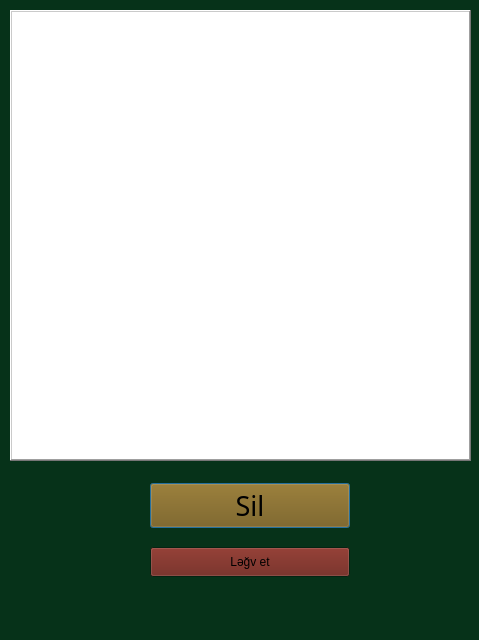
<?xml version="1.0" encoding="UTF-8"?>
<ui version="4.0">
 <class>DialogGlr</class>
 <widget class="QDialog" name="DialogGlr">
  <property name="geometry">
   <rect>
    <x>0</x>
    <y>0</y>
    <width>479</width>
    <height>640</height>
   </rect>
  </property>
  <property name="palette">
   <palette>
    <active>
     <colorrole role="Window">
      <brush brushstyle="SolidPattern">
       <color alpha="255">
        <red>6</red>
        <green>50</green>
        <blue>25</blue>
       </color>
      </brush>
     </colorrole>
    </active>
    <inactive>
     <colorrole role="Window">
      <brush brushstyle="SolidPattern">
       <color alpha="255">
        <red>6</red>
        <green>50</green>
        <blue>25</blue>
       </color>
      </brush>
     </colorrole>
    </inactive>
    <disabled>
     <colorrole role="Base">
      <brush brushstyle="SolidPattern">
       <color alpha="255">
        <red>6</red>
        <green>50</green>
        <blue>25</blue>
       </color>
      </brush>
     </colorrole>
     <colorrole role="Window">
      <brush brushstyle="SolidPattern">
       <color alpha="255">
        <red>6</red>
        <green>50</green>
        <blue>25</blue>
       </color>
      </brush>
     </colorrole>
    </disabled>
   </palette>
  </property>
  <property name="windowTitle">
   <string>Dialog</string>
  </property>
  <widget class="QWidget" name="verticalLayoutWidget">
   <property name="geometry">
    <rect>
     <x>0</x>
     <y>470</y>
     <width>500</width>
     <height>121</height>
    </rect>
   </property>
   <layout class="QVBoxLayout" name="verticalLayout">
    <property name="leftMargin">
     <number>150</number>
    </property>
    <property name="rightMargin">
     <number>150</number>
    </property>
    <item>
     <widget class="QPushButton" name="DialogIncSilButton">
      <property name="minimumSize">
       <size>
        <width>200</width>
        <height>40</height>
       </size>
      </property>
      <property name="palette">
       <palette>
        <active>
         <colorrole role="Button">
          <brush brushstyle="SolidPattern">
           <color alpha="255">
            <red>121</red>
            <green>81</green>
            <blue>0</blue>
           </color>
          </brush>
         </colorrole>
        </active>
        <inactive>
         <colorrole role="Button">
          <brush brushstyle="SolidPattern">
           <color alpha="255">
            <red>121</red>
            <green>81</green>
            <blue>0</blue>
           </color>
          </brush>
         </colorrole>
        </inactive>
        <disabled>
         <colorrole role="Button">
          <brush brushstyle="SolidPattern">
           <color alpha="255">
            <red>121</red>
            <green>81</green>
            <blue>0</blue>
           </color>
          </brush>
         </colorrole>
        </disabled>
       </palette>
      </property>
      <property name="font">
       <font>
        <family>Poor Richard</family>
        <pointsize>20</pointsize>
       </font>
      </property>
      <property name="text">
       <string>Sil</string>
      </property>
     </widget>
    </item>
    <item>
     <widget class="QPushButton" name="DialogIncCloseButton">
      <property name="minimumSize">
       <size>
        <width>0</width>
        <height>30</height>
       </size>
      </property>
      <property name="palette">
       <palette>
        <active>
         <colorrole role="Button">
          <brush brushstyle="SolidPattern">
           <color alpha="255">
            <red>104</red>
            <green>27</green>
            <blue>17</blue>
           </color>
          </brush>
         </colorrole>
        </active>
        <inactive>
         <colorrole role="Button">
          <brush brushstyle="SolidPattern">
           <color alpha="255">
            <red>104</red>
            <green>27</green>
            <blue>17</blue>
           </color>
          </brush>
         </colorrole>
        </inactive>
        <disabled>
         <colorrole role="Button">
          <brush brushstyle="SolidPattern">
           <color alpha="255">
            <red>104</red>
            <green>27</green>
            <blue>17</blue>
           </color>
          </brush>
         </colorrole>
        </disabled>
       </palette>
      </property>
      <property name="text">
       <string>Ləğv et</string>
      </property>
     </widget>
    </item>
   </layout>
  </widget>
  <widget class="QListWidget" name="GlrList">
   <property name="geometry">
    <rect>
     <x>10</x>
     <y>10</y>
     <width>461</width>
     <height>451</height>
    </rect>
   </property>
   <property name="frameShape">
    <enum>QFrame::Shape::WinPanel</enum>
   </property>
   <property name="frameShadow">
    <enum>QFrame::Shadow::Raised</enum>
   </property>
   <property name="lineWidth">
    <number>3</number>
   </property>
   <property name="midLineWidth">
    <number>1</number>
   </property>
   <property name="tabKeyNavigation">
    <bool>true</bool>
   </property>
   <property name="selectionBehavior">
    <enum>QAbstractItemView::SelectionBehavior::SelectRows</enum>
   </property>
   <property name="layoutMode">
    <enum>QListView::LayoutMode::SinglePass</enum>
   </property>
   <property name="viewMode">
    <enum>QListView::ViewMode::ListMode</enum>
   </property>
   <property name="wordWrap">
    <bool>true</bool>
   </property>
   <property name="sortingEnabled">
    <bool>true</bool>
   </property>
   <property name="supportedDragActions">
    <set>Qt::DropAction::IgnoreAction</set>
   </property>
  </widget>
 </widget>
 <resources/>
 <connections/>
</ui>
